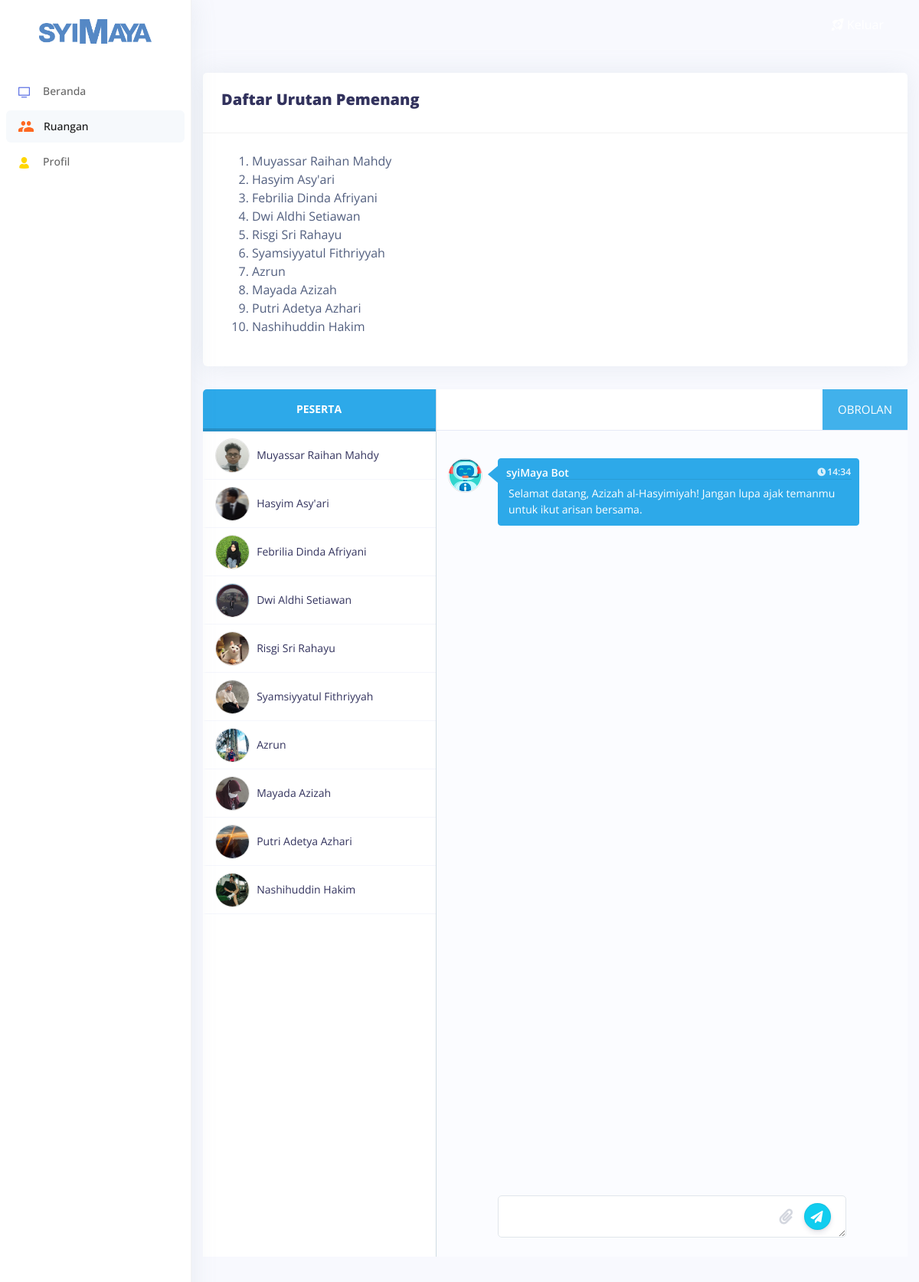
Screenshot of /room.php (signed in) with the database file from the repository.
### tables this page shows
CREATE TABLE `user` (
  `id`         int( 12 )                NOT NULL,
  `email`      varchar( 64 )            NOT NULL,
  `password`   varchar( 250 )           NOT NULL,
  `name`       varchar( 128 )           NOT NULL,
  `saldo`      int( 11 )                DEFAULT NULL,
  `address`    varchar( 28 )            NOT NULL,
  `sex`        varchar( 28 )            NOT NULL,
  `birth`      date                     NOT NULL,
  `photo`      varchar( 128 )           DEFAULT NULL,
  `role`       enum( 'member','admin' ) DEFAULT 'member',
  `created_at` datetime                 DEFAULT current_timestamp(),
  `updated_at` datetime                 DEFAULT current_timestamp()
);

### config/libs.php (called while the page is built, shortened)
<?php
    $kelas_list = [
        [
            "id"          => "7BA943AF84838",
            "name"        => "petruk",
            "price"       => 5000,
            "quota"       => 30,
            "description" => "",
            "color"       => "bronze"
        ],
        [
            "id"          => "71A4AF1E2485B",
            "name"        => "bagong",
            "price"       => 20000,
            "quota"       => 25,
            "description" => "",
            "color"       => "silver"
        ],
        [
            "id"          => "68CCD993BCE2C",
            "name"        => "semar",
            "price"       => 100000,
            "quota"       => 20,
            "description" => "",
            "color"       => "gold"
        ],
        [
            "id"          => "8FFD7F9CA5F68",
            "name"        => "gareng",
            "price"       => 500000,
            "quota"       => 15,
            "description" => "",
            "color"       => "diamond"
        ],
    ];
    function findKelasByID( $id, $array ) {
        return null;
    }
    function findKelasLastID( $array ) {
        $last = end( $array );
        return $last['id'];
    }
?>

### config/session.php (called while the page is built)
<?php
    require_once __DIR__ . "/db.php";
    if( !isset($_SESSION['email']) ) {
        header( 'Location: login.php?e' );
        exit;
    }
    else {
        $email  = $_SESSION['email'];
        $select = mysqli_query( $conn, "SELECT * FROM user WHERE email = '$email'" );
        $user   = mysqli_fetch_array( $select );
    }
    require_once __DIR__ . "/libs.php";
?>

### room.php (the view, shortened to what this page needs)
<?php
	require_once __DIR__ . "/config/session.php";
	$k              = isset( $_GET["k"] ) ? $_GET["k"] : NULL;
	$kelas          = findKelasByID( $k, $kelas_list );
	$quota          = isset( $kelas ) ? $kelas["quota"] : 10;
	$member_query   = mysqli_query( $conn, "SELECT * FROM user WHERE role = 'member' LIMIT $quota" );
	$members        = mysqli_fetch_all( $member_query, MYSQLI_ASSOC );
	$random_members = shuffle( $members );
?>
<!DOCTYPE html>
<html lang = "id">
<head>
	<link rel = "stylesheet" href = "./assets/css/styles/room.css" type = "text/css">
	<link rel = "stylesheet" href = "./assets/css/styles/chat.css">
	<link rel = "stylesheet" href = "https://maxcdn.bootstrapcdn.com/font-awesome/4.3.0/css/font-awesome.min.css">
	<link rel = "stylesheet" href = "./assets/vendor/nucleo/css/nucleo.css" type = "text/css">
	<link rel = "stylesheet" href = "./assets/vendor/@fortawesome/fontawesome-free/css/all.min.css" type = "text/css">
	<link rel = "stylesheet" href = "./assets/css/argon.css?v=1.2.0" type = "text/css">
</head>
<body>
	<nav class = "sidenav navbar navbar-vertical fixed-left navbar-expand-xs navbar-light bg-white" id = "sidenav-main">
		<div class = "scrollbar-inner">
			<div class = "sidenav-header align-items-center">
				<a class = "navbar-brand" href = "index.php">
					<img class = "navbar-brand-img" src = "./assets/img/brands/syimaya.png" alt = "...">
				</a>
			</div>
			<div class = "navbar-inner">
				<div class = "collapse navbar-collapse" id = "sidenav-collapse-main">
					<ul class = "navbar-nav">
						<li class = "nav-item">
							<a class = "nav-link" href = "index.php">
								<i    class = "ni ni-tv-2 text-primary"></i>
								<span class = "nav-link-text">Beranda</span>
							</a>
						</li>
						<li class = "nav-item">
							<a class = "nav-link active" href = "room.php?k=<?= findKelasLastID( $kelas_list ) ?>">
								<img  src   = "./assets/img/icons/ruangan.svg" alt = "" style = "width:20px; margin-right:13px">
								<span class = "nav-link-text">Ruangan</span>
							</a>
						</li>
						<li class = "nav-item">
							<a class = "nav-link" href = "profile.php">
								<i    class = "ni ni-single-02 text-yellow"></i>
								<span class = "nav-link-text">Profil</span>
							</a>
						</li>
					</ul>
				</div>
			</div>
		</div>
	</nav>
	<div class = "main-content" id = "panel">
		<nav class = "navbar navbar-top navbar-expand navbar-dark bg-header-<?= $kelas['color'] ?> border-bottom">
			<div class = "container-fluid">
				<div class = "collapse navbar-collapse" id = "navbarSupportedContent">
					<ul class = "navbar-nav align-items-center ml-md-auto ">
						<li class = "nav-item dd-xl-none">
							<a class = "nav-link text-white" href = "./logout.php">
								<i    class = "ni ni-spaceship"></i>
								<span class = "nav-link-text">Keluar</span>
							</a>
						</li>
					</ul>
				</div>
			</div>
		</nav>
		<div class = "container" id = "chat-box">
			<div class = "card">
				<div class = "card-header">
					<h2><b>Daftar Urutan Pemenang</b></h2>
				</div>
				<div class = "card-body">
					<ol>
						<?php foreach( $members as $member ) : ?>
							<li><?= $member["name"] ?></li>
						<?php endforeach; ?>
					</ol>
				</div>
			</div>
			<div class = "panel messages-panel">
				<div class = "contacts-list">
					<div class = "inbox-categories">
						<div class = "active" data-toggle = "tab" data-target = "#inbox">PESERTA</div>
					</div>
					<div class = "tab-content">
						<div class = "contacts-outter-wrapper tab-pane active" id = "inbox">
							<div class = "contacts-outter">
								<ul class = "list-unstyled contacts">
									<?php foreach( $members as $member ) : ?>
										<li data-toggle = "tab" data-target = "#inbox-message-<?= $member["id"] ?>">
											<img class = "img-circle medium-image" src = "./assets/img/photos/<?= $member["photo"] ?: "default.jpg" ?>" alt = "">
											<div class = "vcentered info-combo">
												<h2 class = "no-margin-bottom"><?= $member["name"] ?></h2>
											</div>
										</li>
									<?php endforeach; ?>
								</ul>
							</div>
						</div>
					</div>
				</div>
				<div class = "tab-content">
					<div class = "tab-pane message-body active" id = "inbox-message-1">
						<div class = "message-top">
							<a class = "chat-head baru-message">OBROLAN</a>
						</div>
						<div class = "message-chat">
							<div class = "chat-body">
								<div class = "message info">
									<img class = "img-circle medium-image" src = "./assets/img/icons/bot.svg" alt = "">
									<div class = "message-body">
										<div class = "message-info">
											<h4>syiMaya Bot</h4>
											<h5><i class = "fa fa-clock-o"></i><?= date( "H:i" ) ?></h5>
										</div>
										<hr>
										<div class = "message-text">
											Selamat datang, <?php echo $user['name']; ?>! Jangan lupa ajak temanmu untuk ikut arisan bersama.
										</div>
									</div>
									<br>
								</div>
							</div>
							<div class = "chat-footer">
								<textarea class = "send-message-text"></textarea>
								<label    class = "upload-file">
									<i     class = "fa fa-paperclip"></i>
								</label>
								<button class = "send-message-button btn-info" type = "button"><i class = "fa fa-send"></i></button>
							</div>
						</div>
					</div>
				</div>
			</div>
		</div>
		<br><br><br>
	</div>
</body>
</html>

### assets/css/styles/room.css (style rules this page uses)
#inbox .info-combo h2 { font-size: 14px; font-weight: 400; }

### rows the page displays
user: name "Muyassar Raihan Mahdy", photo (picture)
user: name "Hasyim Asy'ari", photo (picture)
user: name "Febrilia Dinda Afriyani", photo (picture)
user: name "Dwi Aldhi Setiawan", photo (picture)
user: name "Risgi Sri Rahayu", photo (picture)
user: name "Syamsiyyatul Fithriyyah", photo (picture)
user: name "Azrun", photo (picture)
user: name "Mayada Azizah", photo (picture)
user: name "Putri Adetya Azhari", photo (picture)
user: name "Nashihuddin Hakim", photo (picture)
user: name "Azizah al-Hasyimiyah"
